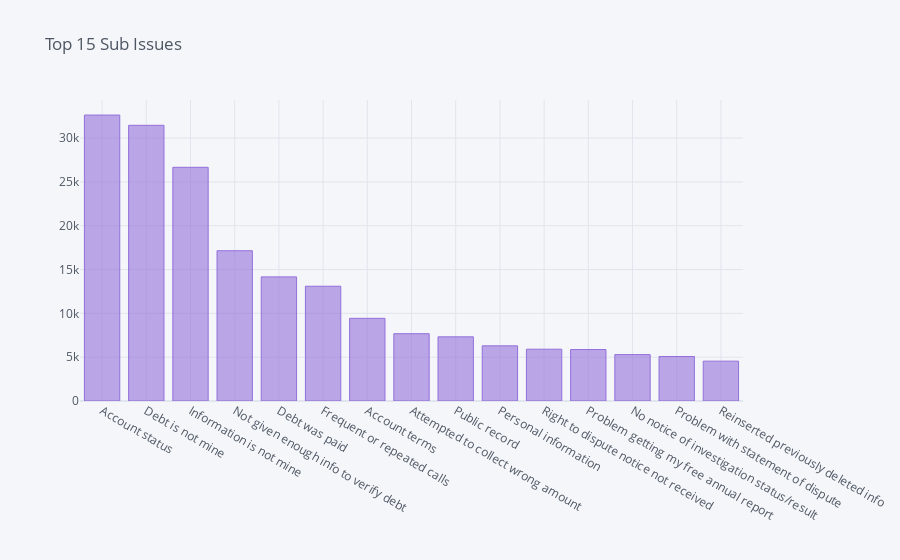

Notebook cell for this chart:
### Markdown cell above
### 2. Top 15 sub issues

### Code cell
consumer_data['Sub-Issue'].str.strip("'").value_counts()[0:15].iplot(kind ='bar',
                                                                     title='Top 15 Sub Issues',fontsize=14,color='#9370DB')

### Figure 1 — Plotly figure (JSON) as saved in the notebook; plotly's stock layout.template omitted (floating-point values rounded to 4 significant figures)
{"data": [{"marker": {"color": "rgba(147, 112, 219, 0.6)", "line": {"color": "rgba(147, 112, 219, 1.0)", "width": 1}}, "name": "Sub-Issue", "orientation": "v", "text": "", "type": "bar", "x": ["Account status", "Debt is not mine", "Information is not mine", "Not given enough info to verify debt", "Debt was paid", "Frequent or repeated calls", "Account terms", "Attempted to collect wrong amount", "Public record", "Personal information", "Right to dispute notice not received", "Problem getting my free annual report", "No notice of investigation status/result", "Problem with statement of dispute", "Reinserted previously deleted info"], "y": [32633, 31462, 26669, 17150, 14165, 13096, 9436, 7681, 7322, 6295, 5912, 5873, 5294, 5079, 4549]}], "layout": {"legend": {"bgcolor": "#F5F6F9", "font": {"color": "#4D5663"}}, "paper_bgcolor": "#F5F6F9", "plot_bgcolor": "#F5F6F9", "title": {"font": {"color": "#4D5663"}, "text": "Top 15 Sub Issues"}, "xaxis": {"gridcolor": "#E1E5ED", "showgrid": true, "tickfont": {"color": "#4D5663"}, "title": {"font": {"color": "#4D5663"}, "text": ""}, "zerolinecolor": "#E1E5ED"}, "yaxis": {"gridcolor": "#E1E5ED", "showgrid": true, "tickfont": {"color": "#4D5663"}, "title": {"font": {"color": "#4D5663"}, "text": ""}, "zerolinecolor": "#E1E5ED"}}}
